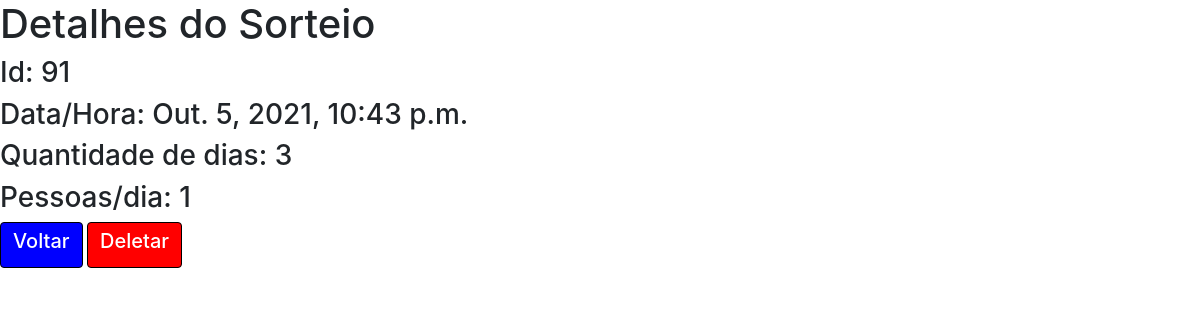
The page /visualizar/91/ on the database its author committed.
### app1/models.py (models this page shows)
class Sorteio(models.Model):
    dias = models.IntegerField('Dias')
    colunas = models.IntegerField('Pessoas/dia')
    pessoas = models.ManyToManyField(Pessoa)
    data_hora = models.DateTimeField(default=datetime.now)#felizmente desta outra maneira funcionou
    resultado = []

### app1/views.py (the view)
# urls.py: path('visualizar/<int:id>/', visualizar_sorteio, name='visualizar_sorteio'),
def visualizar_sorteio(request, id):
    sorteio = Sorteio.objects.get(id=id)
    lista_pessoas = []
    lista_pessoas.append(sorteio.pessoas)
    resultado = getattr(sorteio, 'resultado')
    return render(request, 'visualizar_sorteio.html',{'sorteio':sorteio, 'lista_pessoas':lista_pessoas})

### app1/templates/visualizar_sorteio.html (shortened to what this page needs)
{% load bootstrap4 %}
<!DOCTYPE html>
<html lang="pt-br">
<head>
    {% bootstrap_css %}
</head>
<body>
  <h1>Detalhes do Sorteio</h1>
  <h3>Id: {{ sorteio.pk }}</h3>
  <h3>Data/Hora: {{ sorteio.data_hora }}</h3>
  <h3>Quantidade de dias: {{ sorteio.dias }}</h3>
  <h3>Pessoas/dia: {{ sorteio.colunas }}</h3>
  <button type="submit" class="btn bnt-secondary" style="background-color:blue; color:white; border-color:black">
        <a style="color:white" href="/historico"><h5>Voltar</h5></a>
  </button>
  <button type="submit" class="btn bnt-secondary" style="background-color:red; color:white; border-color:black">
        <a style="color:white" href="{% url 'deletar_sorteio' sorteio.id %}"><h5>Deletar</h5></a>
  </button>
</body>
</html>

### rows shown on the page
Sorteio: pk "91", data_hora "Out. 5, 2021, 10:43 p.m.", dias "3", colunas "1"
